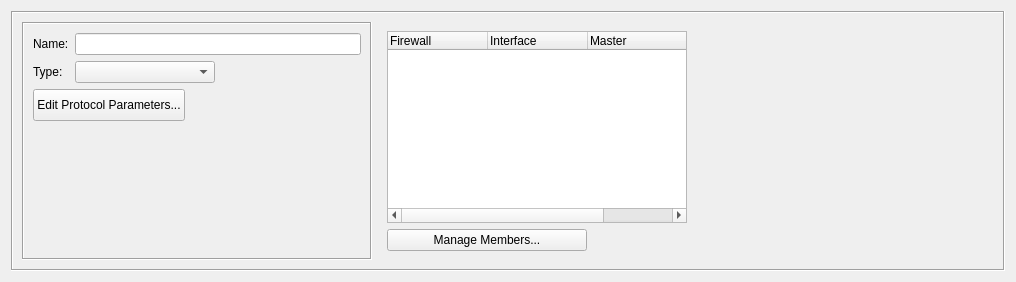
<?xml version="1.0" encoding="UTF-8"?>
<ui version="4.0">
 <class>ClusterGroupDialog_q</class>
 <widget class="QWidget" name="ClusterGroupDialog_q">
  <property name="enabled">
   <bool>true</bool>
  </property>
  <property name="geometry">
   <rect>
    <x>0</x>
    <y>0</y>
    <width>1016</width>
    <height>265</height>
   </rect>
  </property>
  <property name="sizePolicy">
   <sizepolicy hsizetype="Preferred" vsizetype="MinimumExpanding">
    <horstretch>0</horstretch>
    <verstretch>0</verstretch>
   </sizepolicy>
  </property>
  <property name="windowTitle">
   <string>ClusterGroup</string>
  </property>
  <layout class="QGridLayout" name="gridLayout">
   <item row="0" column="0">
    <widget class="QFrame" name="frame20">
     <property name="sizePolicy">
      <sizepolicy hsizetype="Preferred" vsizetype="MinimumExpanding">
       <horstretch>0</horstretch>
       <verstretch>0</verstretch>
      </sizepolicy>
     </property>
     <property name="frameShape">
      <enum>QFrame::Shape::Box</enum>
     </property>
     <property name="frameShadow">
      <enum>QFrame::Shadow::Sunken</enum>
     </property>
     <layout class="QGridLayout" name="gridLayout_4">
      <item row="0" column="0">
       <widget class="QFrame" name="frame7_2">
        <property name="sizePolicy">
         <sizepolicy hsizetype="Fixed" vsizetype="Preferred">
          <horstretch>0</horstretch>
          <verstretch>0</verstretch>
         </sizepolicy>
        </property>
        <property name="minimumSize">
         <size>
          <width>350</width>
          <height>0</height>
         </size>
        </property>
        <property name="maximumSize">
         <size>
          <width>350</width>
          <height>16777215</height>
         </size>
        </property>
        <property name="frameShape">
         <enum>QFrame::Shape::Box</enum>
        </property>
        <property name="frameShadow">
         <enum>QFrame::Shadow::Sunken</enum>
        </property>
        <layout class="QGridLayout" name="gridLayout_2">
         <item row="0" column="0">
          <widget class="QLabel" name="textLabel1_4_2">
           <property name="text">
            <string>Name:</string>
           </property>
          </widget>
         </item>
         <item row="0" column="1" colspan="2">
          <widget class="QLineEdit" name="obj_name">
           <property name="sizePolicy">
            <sizepolicy hsizetype="Minimum" vsizetype="Fixed">
             <horstretch>200</horstretch>
             <verstretch>0</verstretch>
            </sizepolicy>
           </property>
           <property name="toolTip">
            <string>Name of this cluster group object.</string>
           </property>
          </widget>
         </item>
         <item row="1" column="0">
          <widget class="QLabel" name="textLabel1_3_2_2">
           <property name="text">
            <string>Type:</string>
           </property>
          </widget>
         </item>
         <item row="1" column="1">
          <widget class="QComboBox" name="type">
           <property name="toolTip">
            <string>Failover or state synchronisation protocol type used by this cluster group.</string>
           </property>
          </widget>
         </item>
         <item row="1" column="2">
          <spacer name="horizontalSpacer_3">
           <property name="orientation">
            <enum>Qt::Orientation::Horizontal</enum>
           </property>
           <property name="sizeHint" stdset="0">
            <size>
             <width>135</width>
             <height>20</height>
            </size>
           </property>
          </spacer>
         </item>
         <item row="2" column="0" colspan="3">
          <layout class="QHBoxLayout" name="horizontalLayout">
           <item>
            <widget class="QPushButton" name="editParameters">
             <property name="sizePolicy">
              <sizepolicy hsizetype="Preferred" vsizetype="Fixed">
               <horstretch>0</horstretch>
               <verstretch>0</verstretch>
              </sizepolicy>
             </property>
             <property name="minimumSize">
              <size>
               <width>0</width>
               <height>32</height>
              </size>
             </property>
             <property name="toolTip">
              <string>Edit advanced protocol parameters such as heartbeat address, port, and other
protocol-specific settings.</string>
             </property>
             <property name="text">
              <string>Edit Protocol Parameters...</string>
             </property>
            </widget>
           </item>
           <item>
            <spacer name="horizontalSpacer">
             <property name="orientation">
              <enum>Qt::Orientation::Horizontal</enum>
             </property>
             <property name="sizeHint" stdset="0">
              <size>
               <width>40</width>
               <height>20</height>
              </size>
             </property>
            </spacer>
           </item>
          </layout>
         </item>
         <item row="3" column="1">
          <spacer name="verticalSpacer">
           <property name="orientation">
            <enum>Qt::Orientation::Vertical</enum>
           </property>
           <property name="sizeHint" stdset="0">
            <size>
             <width>20</width>
             <height>102</height>
            </size>
           </property>
          </spacer>
         </item>
        </layout>
       </widget>
      </item>
      <item row="0" column="1">
       <widget class="QFrame" name="frame">
        <property name="sizePolicy">
         <sizepolicy hsizetype="Fixed" vsizetype="Preferred">
          <horstretch>0</horstretch>
          <verstretch>0</verstretch>
         </sizepolicy>
        </property>
        <property name="frameShape">
         <enum>QFrame::Shape::NoFrame</enum>
        </property>
        <property name="frameShadow">
         <enum>QFrame::Shadow::Plain</enum>
        </property>
        <property name="lineWidth">
         <number>0</number>
        </property>
        <layout class="QGridLayout" name="gridLayout_3">
         <property name="horizontalSpacing">
          <number>0</number>
         </property>
         <property name="contentsMargins">
          <number>0</number>
         </property>
         <item row="0" column="0" colspan="2">
          <widget class="QTreeWidget" name="fwMemberTree">
           <property name="sizePolicy">
            <sizepolicy hsizetype="Fixed" vsizetype="Expanding">
             <horstretch>0</horstretch>
             <verstretch>0</verstretch>
            </sizepolicy>
           </property>
           <property name="minimumSize">
            <size>
             <width>300</width>
             <height>0</height>
            </size>
           </property>
           <property name="maximumSize">
            <size>
             <width>300</width>
             <height>100000</height>
            </size>
           </property>
           <property name="toolTip">
            <string>List of current members of this cluster group.
Double click on an entry to navigate to it in the object tree.</string>
           </property>
           <property name="showDropIndicator" stdset="0">
            <bool>false</bool>
           </property>
           <property name="selectionMode">
            <enum>QAbstractItemView::SelectionMode::SingleSelection</enum>
           </property>
           <column>
            <property name="text">
             <string>Firewall</string>
            </property>
           </column>
           <column>
            <property name="text">
             <string>Interface</string>
            </property>
           </column>
           <column>
            <property name="text">
             <string>Master</string>
            </property>
           </column>
           <column>
            <property name="text">
             <string>Status</string>
            </property>
           </column>
          </widget>
         </item>
         <item row="1" column="0">
          <widget class="QPushButton" name="manageMembers">
           <property name="sizePolicy">
            <sizepolicy hsizetype="Fixed" vsizetype="Fixed">
             <horstretch>0</horstretch>
             <verstretch>0</verstretch>
            </sizepolicy>
           </property>
           <property name="minimumSize">
            <size>
             <width>200</width>
             <height>0</height>
            </size>
           </property>
           <property name="toolTip">
            <string>Click here to manage member firewalls of this cluster group.</string>
           </property>
           <property name="text">
            <string>Manage Members...</string>
           </property>
          </widget>
         </item>
         <item row="1" column="1">
          <spacer name="horizontalSpacer_2">
           <property name="orientation">
            <enum>Qt::Orientation::Horizontal</enum>
           </property>
           <property name="sizeHint" stdset="0">
            <size>
             <width>97</width>
             <height>20</height>
            </size>
           </property>
          </spacer>
         </item>
        </layout>
       </widget>
      </item>
      <item row="0" column="2">
       <widget class="QWidget" name="commentKeywords" native="true">
        <property name="sizePolicy">
         <sizepolicy hsizetype="Expanding" vsizetype="Expanding">
          <horstretch>0</horstretch>
          <verstretch>0</verstretch>
         </sizepolicy>
        </property>
       </widget>
      </item>
     </layout>
    </widget>
   </item>
  </layout>
 </widget>
 <resources/>
 <connections/>
</ui>
